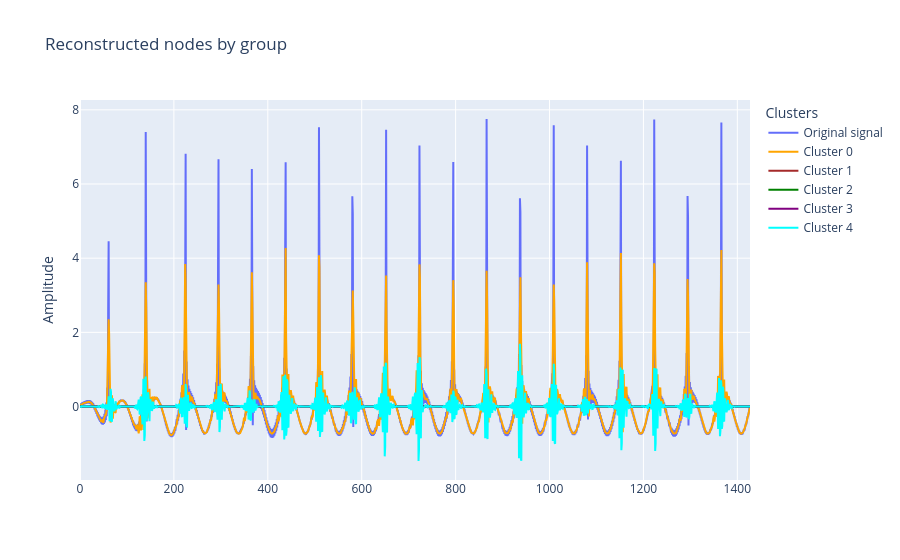
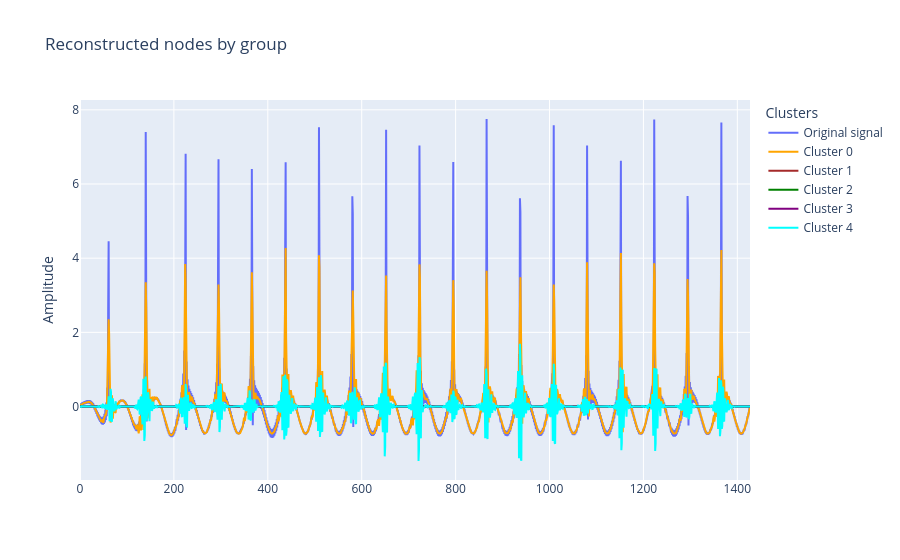

Source (notebook cell) for these figures, in order:
### Markdown cell above
### Reconstructing by cluster

### Code cell
# Sum all reconstructions belonging to the same group
plot.plot_reconstructions_by_group(new_tr_obj, new_labels, n_clusters)

### Figure 1 — Plotly figure (JSON) as saved in the notebook; plotly's stock layout.template omitted (floating-point values rounded to 4 significant figures; data arrays with more than 128 entries replaced by an {"elided": "..."} marker saying what was removed)
{"data": [{"mode": "lines", "name": "Original signal", "type": "scatter", "x": {"elided": "1428 int values"}, "y": {"elided": "1428 float values"}}, {"line": {"color": "orange"}, "mode": "lines", "name": "Cluster 0", "type": "scatter", "x": {"elided": "1428 int values"}, "y": {"elided": "1428 float values"}}, {"line": {"color": "brown"}, "mode": "lines", "name": "Cluster 1", "type": "scatter", "x": {"elided": "1428 int values"}, "y": {"elided": "1428 int values"}}, {"line": {"color": "green"}, "mode": "lines", "name": "Cluster 2", "type": "scatter", "x": {"elided": "1428 int values"}, "y": {"elided": "1428 int values"}}, {"line": {"color": "purple"}, "mode": "lines", "name": "Cluster 3", "type": "scatter", "x": {"elided": "1428 int values"}, "y": {"elided": "1428 int values"}}, {"line": {"color": "cyan"}, "mode": "lines", "name": "Cluster 4", "type": "scatter", "x": {"elided": "1428 int values"}, "y": {"elided": "1428 float values"}}], "layout": {"legend": {"title": {"text": "Clusters"}}, "title": {"text": "Reconstructed nodes by group"}, "xaxis": {"title": {}}, "yaxis": {"title": {"text": "Amplitude"}}}}

### Figure 2 — Plotly figure (JSON) as saved in the notebook; plotly's stock layout.template omitted (floating-point values rounded to 4 significant figures; data arrays with more than 128 entries replaced by an {"elided": "..."} marker saying what was removed)
{"data": [{"mode": "lines", "name": "Original signal", "type": "scatter", "x": {"elided": "1428 int values"}, "y": {"elided": "1428 float values"}}, {"line": {"color": "orange"}, "mode": "lines", "name": "Cluster 0", "type": "scatter", "x": {"elided": "1428 int values"}, "y": {"elided": "1428 float values"}}, {"line": {"color": "brown"}, "mode": "lines", "name": "Cluster 1", "type": "scatter", "x": {"elided": "1428 int values"}, "y": {"elided": "1428 int values"}}, {"line": {"color": "green"}, "mode": "lines", "name": "Cluster 2", "type": "scatter", "x": {"elided": "1428 int values"}, "y": {"elided": "1428 int values"}}, {"line": {"color": "purple"}, "mode": "lines", "name": "Cluster 3", "type": "scatter", "x": {"elided": "1428 int values"}, "y": {"elided": "1428 int values"}}, {"line": {"color": "cyan"}, "mode": "lines", "name": "Cluster 4", "type": "scatter", "x": {"elided": "1428 int values"}, "y": {"elided": "1428 float values"}}], "layout": {"legend": {"title": {"text": "Clusters"}}, "title": {"text": "Reconstructed nodes by group"}, "xaxis": {"title": {}}, "yaxis": {"title": {"text": "Amplitude"}}}}
